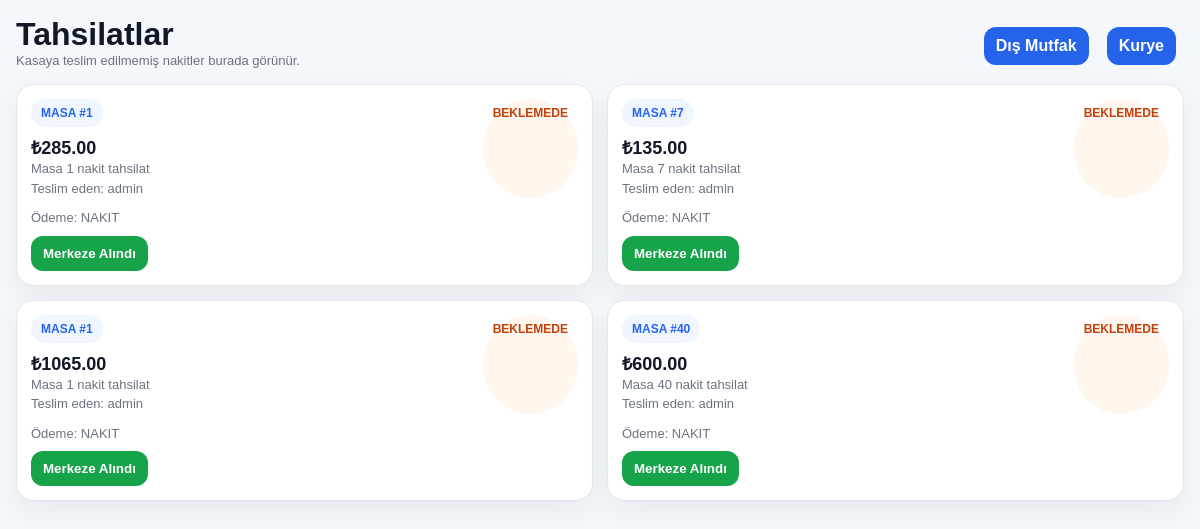
The page /tahsilatlar (signed in) on the database its author committed.
### tables this page shows
CREATE TABLE emanet_tahsilatlar (
            id INTEGER PRIMARY KEY AUTOINCREMENT,
            kaynak_turu TEXT NOT NULL,
            kaynak_id INTEGER NOT NULL,
            tutar REAL DEFAULT 0,
            odeme_tipi TEXT DEFAULT 'nakit',
            durum TEXT DEFAULT 'beklemede',
            aciklama TEXT DEFAULT '',
            teslim_eden TEXT DEFAULT '',
            teslim_alan TEXT DEFAULT '',
            created_at TIMESTAMP DEFAULT CURRENT_TIMESTAMP,
            updated_at TIMESTAMP DEFAULT CURRENT_TIMESTAMP
        );

### app.py (the view)
@app.route('/tahsilatlar')
def tahsilatlar():
    if session.get('role') != 'admin':
        return redirect(url_for('dashboard'))
    conn = get_db()
    c = conn.cursor()
    c.execute("SELECT * FROM emanet_tahsilatlar ORDER BY durum ASC, created_at DESC")
    tahsilatlar = [dict(row) for row in c.fetchall()]
    conn.close()
    return render_template('tahsilatlar.html', tahsilatlar=tahsilatlar, now=datetime.now())

### database.py (called while the page is built)
def get_db():
    conn = sqlite3.connect(DB_PATH)
    conn.row_factory = sqlite3.Row
    return conn

### templates/tahsilatlar.html (shortened to what this page needs)
<!doctype html>
<html lang="tr">
<head>
</head>
<body>
  <div class="wrap">
    <div class="top">
      <div>
        <h1 style="margin:0;">Tahsilatlar</h1>
        <div class="small">Kasaya teslim edilmemiş nakitler burada görünür.</div>
      </div>
      <div style="display:flex;gap:10px;flex-wrap:wrap;">
        <a href="/dis/mutfak" class="btn b1" style="text-decoration:none;display:inline-block;">Dış Mutfak</a>
        <a href="/dis/kurye" class="btn b1" style="text-decoration:none;display:inline-block;">Kurye</a>
      </div>
    </div>
    <div class="grid">
      {% for t in tahsilatlar %}
      <div class="card">
        <div style="display:flex;justify-content:space-between;gap:10px;flex-wrap:wrap;">
          <div>
            <span class="pill">{{ t.kaynak_turu|upper }} #{{ t.kaynak_id }}</span>
            <div style="margin-top:8px;font-size:18px;font-weight:900;">₺{{ '%.2f'|format(t.tutar) }}</div>
            <div class="meta">{{ t.aciklama }}</div>
            <div class="meta">Teslim eden: {{ t.teslim_eden or '-' }}</div>
          </div>
          <div class="status {{ t.durum }}">{{ t.durum|upper }}</div>
        </div>
        <div class="meta" style="margin-top:10px;">Ödeme: {{ t.odeme_tipi|upper }}</div>
        {% if t.durum == 'beklemede' %}
          <button class="btn b2" onclick="toCenter({{ t.id }})">Merkeze Alındı</button>
        {% endif %}
      </div>
      {% endfor %}
    </div>
  </div>
</body>
</html>

### templates/tahsilatlar.html (style rules this page uses)
body { margin:0;font-family:Arial,sans-serif;background:#f4f7fb;color:#111827 }
.wrap { max-width:1200px;margin:0 auto;padding:16px }
.top { display:flex;justify-content:space-between;gap:12px;flex-wrap:wrap;align-items:center;margin-bottom:16px }
.grid { display:grid;grid-template-columns:repeat(2,minmax(0,1fr));gap:14px }
.card { background:#fff;border:1px solid #e5e7eb;border-radius:18px;box-shadow:0 10px 30px rgba(0,0,0,.06);padding:14px }
.pill { display:inline-block;padding:7px 10px;border-radius:999px;background:#eff6ff;color:#2563eb;font-size:12px;font-weight:800 }
.meta { color:#6b7280;font-size:13px;line-height:1.5 }
.status { display:inline-flex;padding:7px 10px;border-radius:999px;font-size:12px;font-weight:800 }
.beklemede { background:#fff7ed;color:#c2410c }
.btn { border:0;border-radius:12px;padding:10px 12px;font-weight:800;cursor:pointer;margin-right:8px;margin-top:8px }
.b1 { background:#2563eb;color:#fff }
.b2 { background:#16a34a;color:#fff }
.small { font-size:13px;color:#6b7280 }

### rows shown on the page
emanet_tahsilatlar: kaynak_turu "MASA", kaynak_id "1", tutar "285.00", aciklama "Masa 1 nakit tahsilat", teslim_eden "admin", durum "BEKLEMEDE", odeme_tipi "NAKIT"
emanet_tahsilatlar: kaynak_turu "MASA", kaynak_id "7", tutar "135.00", aciklama "Masa 7 nakit tahsilat", teslim_eden "admin", durum "BEKLEMEDE", odeme_tipi "NAKIT"
emanet_tahsilatlar: kaynak_turu "MASA", kaynak_id "1", tutar "1065.00", aciklama "Masa 1 nakit tahsilat", teslim_eden "admin", durum "BEKLEMEDE", odeme_tipi "NAKIT"
emanet_tahsilatlar: kaynak_turu "MASA", kaynak_id "40", tutar "600.00", aciklama "Masa 40 nakit tahsilat", teslim_eden "admin", durum "BEKLEMEDE", odeme_tipi "NAKIT"
